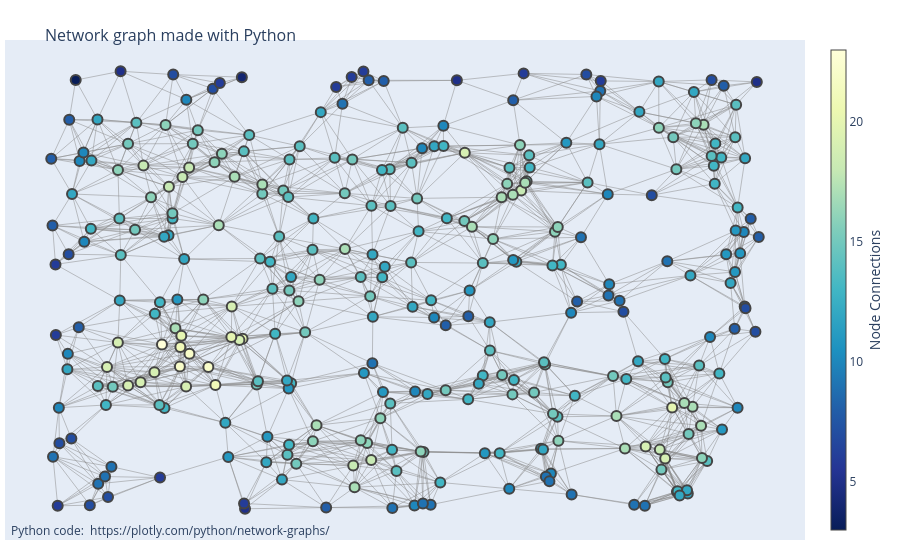

Notebook code cell kept with this figure:
### Code cell
import plotly.graph_objects as go

fig = go.Figure(data=[edge_trace, node_trace],
             layout=go.Layout(
                title=dict(
                    text="<br>Network graph made with Python",
                    font=dict(
                        size=16
                    )
                ),
                showlegend=False,
                hovermode='closest',
                margin=dict(b=20,l=5,r=5,t=40),
                annotations=[ dict(
                    text="Python code: <a href='https://plotly.com/python/network-graphs/'> https://plotly.com/python/network-graphs/</a>",
                    showarrow=False,
                    xref="paper", yref="paper",
                    x=0.005, y=-0.002 ) ],
                xaxis=dict(showgrid=False, zeroline=False, showticklabels=False),
                yaxis=dict(showgrid=False, zeroline=False, showticklabels=False))
                )
fig.show()

### Figure 1 — Plotly figure (JSON) as saved in the notebook; plotly's stock layout.template omitted (floating-point values rounded to 4 significant figures; data arrays with more than 128 entries replaced by an {"elided": "..."} marker saying what was removed)
{"data": [{"hoverinfo": "none", "line": {"color": "#888", "width": 0.5}, "mode": "lines", "type": "scatter", "x": {"elided": "5967 float values"}, "y": {"elided": "5967 float values"}}, {"hoverinfo": "text", "marker": {"color": {"elided": "311 int values"}, "colorbar": {"thickness": 15, "title": {"side": "right", "text": "Node Connections"}, "xanchor": "left"}, "colorscale": [[0, "rgb(255,255,217)"], [0.125, "rgb(237,248,177)"], [0.25, "rgb(199,233,180)"], [0.375, "rgb(127,205,187)"], [0.5, "rgb(65,182,196)"], [0.625, "rgb(29,145,192)"], [0.75, "rgb(34,94,168)"], [0.875, "rgb(37,52,148)"], [1, "rgb(8,29,88)"]], "line": {"width": 2}, "reversescale": true, "showscale": true, "size": 10}, "mode": "markers", "text": {"elided": "311 str values"}, "type": "scatter", "x": {"elided": "311 float values"}, "y": {"elided": "311 float values"}}], "layout": {"annotations": [{"showarrow": false, "text": "Python code: <a href='https://plotly.com/python/network-graphs/'> https://plotly.com/python/network-graphs/</a>", "x": 0.005, "xref": "paper", "y": -0.002, "yref": "paper"}], "hovermode": "closest", "margin": {"b": 20, "l": 5, "r": 5, "t": 40}, "showlegend": false, "title": {"font": {"size": 16}, "text": "<br>Network graph made with Python"}, "xaxis": {"showgrid": false, "showticklabels": false, "zeroline": false}, "yaxis": {"showgrid": false, "showticklabels": false, "zeroline": false}}}
